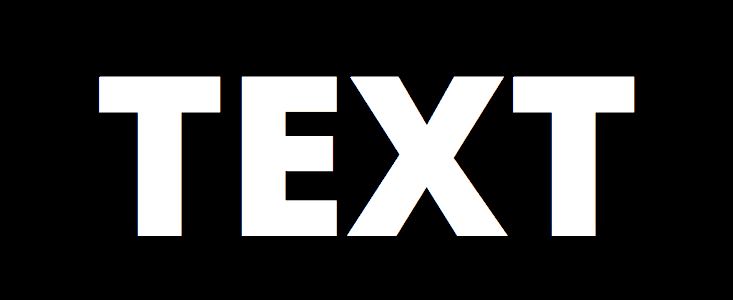
#> input picture project2-ocr/sample3.jpg, 733 x 300 px
$ python project2.py
#> lines starting #> are read from the running program, lines starting #| are printed output that depends on the picture; after the words box and inside, x2 and y2 are one past the last pixel; in counts of white or black regions, pixels touching at a corner belong together
# Impor paket yang diperlukan
import cv2
import pytesseract

# Sebutkan lokasi yang diinstal Tesseract-OCR di sistem Anda
pytesseract.pytesseract.tesseract_cmd = r'C:\Users\yooma\AppData\Local\Tesseract-OCR\tesseract.exe'

# Baca gambar dari mana teks perlu diekstrak
img = cv2.imread("sample3.jpg")
#> img is the input picture: shape (300, 733, 3); mean B, G, R 53.4, 53.3, 53.3

# Pemrosesan awal gambar dimulai
# Ubah gambar menjadi skala abu-abu
gray = cv2.cvtColor(img, cv2.COLOR_BGR2GRAY)

# Melakukan ambang OTSU
ret, thresh1 = cv2.threshold(gray, 0, 255, cv2.THRESH_OTSU |
cv2.THRESH_BINARY_INV)
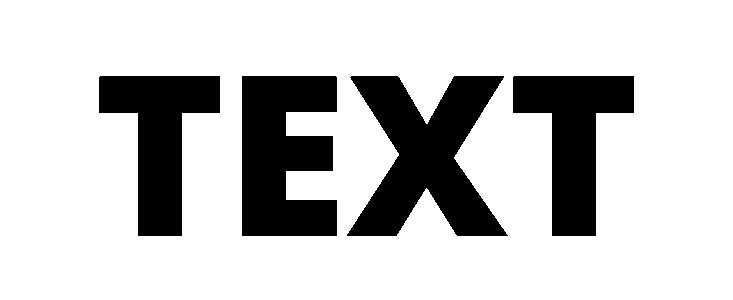
#> thresh1: shape (300, 733); 78.9% white; 4 black regions, box (x1, y1, x2, y2) and area: (347, 76, 508, 236) 14200, (242, 76, 337, 236) 12356, (99, 76, 220, 236) 9888, (513, 76, 634, 236) 9888
#> ret = 93

# Tentukan bentuk struktur dan ukuran kernel.
# Ukuran kernel meningkatkan atau mengurangi area
# persegi panjang yang akan terdeteksi.
# Nilai kernel yang lebih kecil seperti (10, 10) akan mendeteksi
# setiap kata daripada kalimat.
rect_kernel = cv2.getStructuringElement(cv2.MORPH_RECT, (18, 18))

# Menerapkan dilasi pada gambar ambang
dilation = cv2.dilate(thresh1, rect_kernel, iterations = 1)
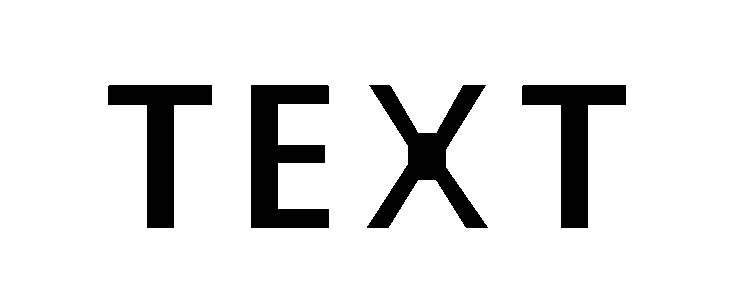
#> dilation: shape (300, 733); 89.3% white; 4 black regions

# Menemukan kontur
contours, hierarchy = cv2.findContours(dilation, cv2.RETR_EXTERNAL,
cv2.CHAIN_APPROX_NONE)
#> contours = 1 contour; box (x1, y1, x2, y2) and area: (0, 0, 733, 300) 218868

# Membuat salinan gambar
im2 = img.copy()

# Sebuah file teks dibuat dan dikosongkan
file = open("recognized.txt", "w+")
file.write("")
file.close()

# Melalui kontur yang teridentifikasi
# Kemudian bagian berbentuk persegi panjang dipotong dan diteruskan
# ke pytesseract untuk mengekstrak teks darinya
# Teks yang diekstrak kemudian ditulis ke dalam file teks
for cnt in contours:
    x, y, w, h = cv2.boundingRect(cnt)
#> this loop made 1 pass

# Menggambar persegi panjang pada gambar yang disalin
rect = cv2.rectangle(im2, (x, y), (x + w, y + h), (0, 255, 0), 2)
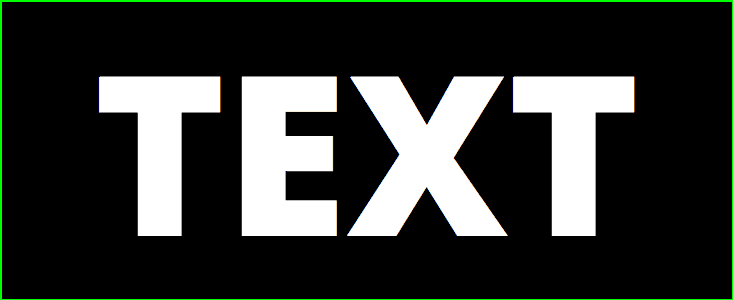
#> rect: shape (300, 733, 3); mean B, G, R 53.4, 56.9, 53.3

# Memotong blok teks untuk memberikan masukan ke OCR
cropped = im2[y:y + h, x:x + w]

# Buka file dalam mode penambahan
file = open("recognized.txt", "a")

# Terapkan OCR pada gambar yang dipotong
#> (the run stopped early here; a loop or call above may not have finished)

$ run again, with project2-ocr/sample2.jpg copied over project2-ocr/sample3.jpg
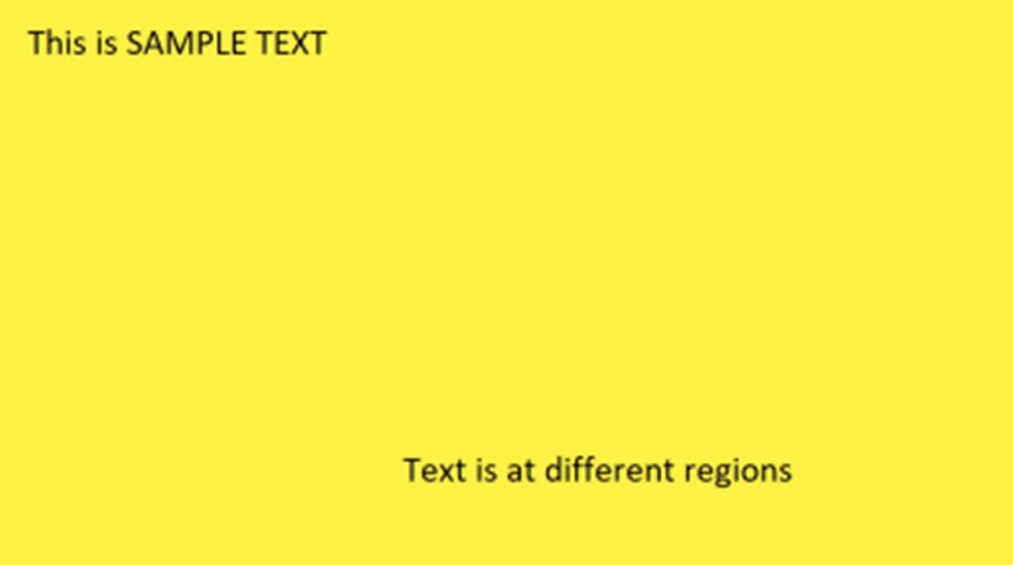
#> input picture project2-ocr/sample2.jpg, 1013 x 565 px
#> img is the input picture: shape (565, 1013, 3); mean B, G, R 68.6, 240.1, 253
#> `ret, thresh1 = cv2.threshold(gray, 0, 255, cv2.THRESH_OTSU | cv2.THRES..`:
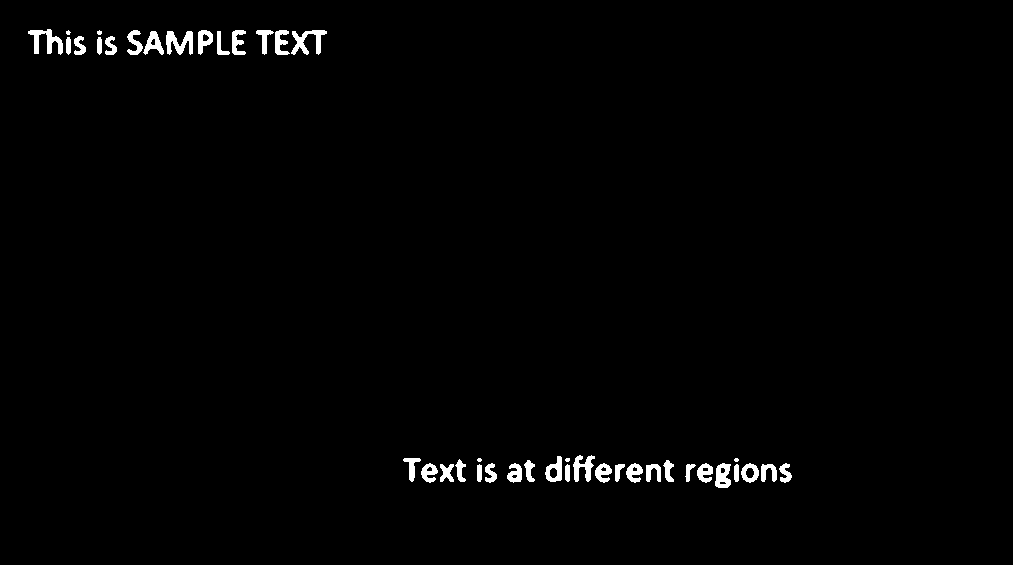
#> thresh1: shape (565, 1013); 1.2% white; 42 white regions (5 under 20 px), largest, box (x1, y1, x2, y2) and area: (28, 29, 63, 55) 404, (291, 30, 327, 55) 403, (166, 31, 193, 55) 390
#> ret = 164
#> dilation: shape (565, 1013); 5% white; 2 white regions
#> contours = 2 contours; box (x1, y1, x2, y2) and area: (395, 447, 801, 497) 15266, (20, 21, 336, 64) 12464
#> the loop `for cnt in contours:` made 2 passes
#> (x, y, w, h) on passes 1 to 2: (395, 447, 406, 50), (20, 21, 316, 43)
#> `cropped = im2[y:y + h, x:x + w]`:
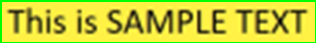
#> cropped: shape (43, 316, 3); mean B, G, R 55.7, 207.8, 197.3
